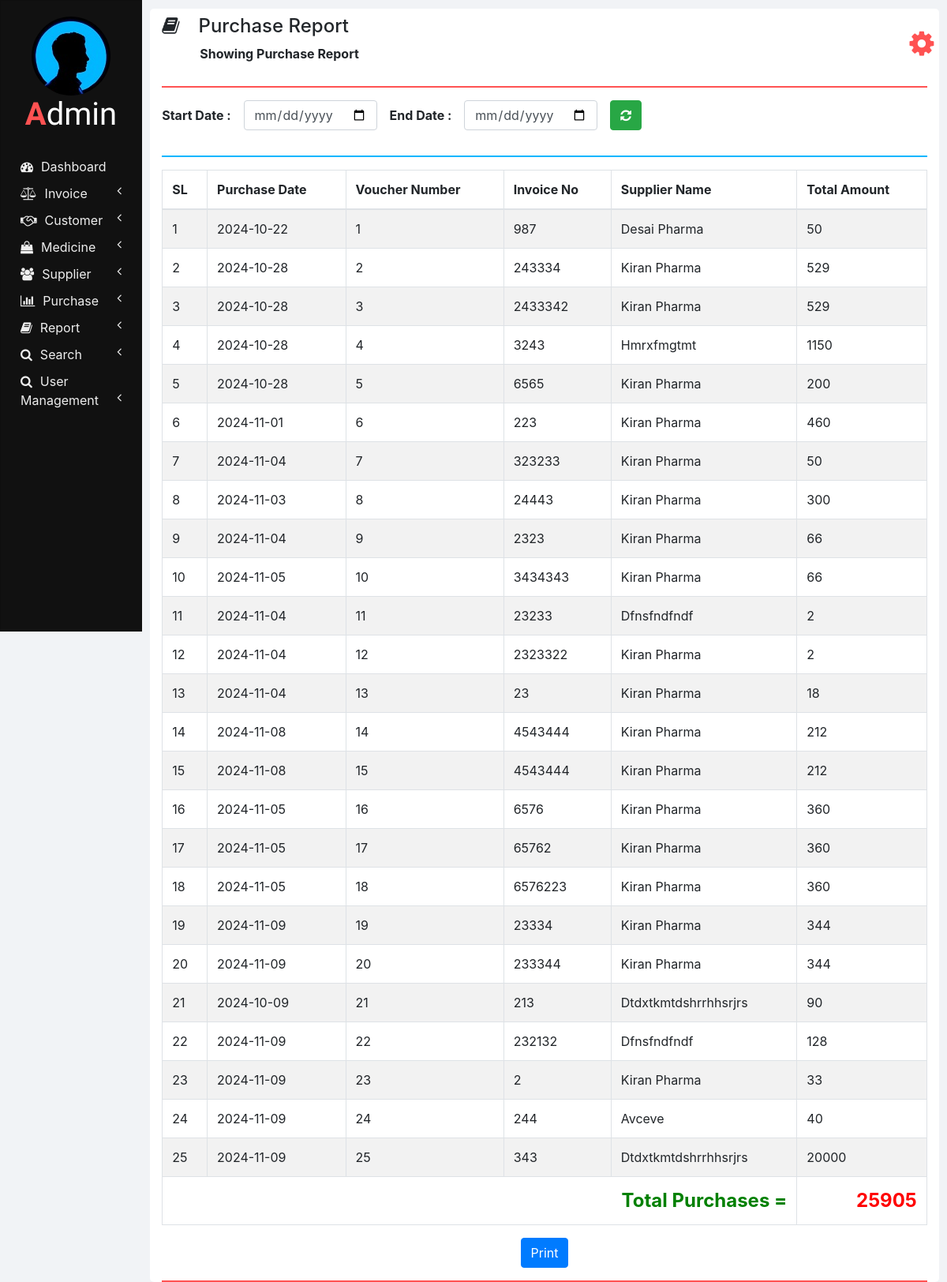
The page /purchase_report.php (signed in) on the database its author committed.
### tables this page shows
CREATE TABLE `purchases` (
  `SUPPLIER_NAME` varchar(100) NOT NULL,
  `INVOICE_NUMBER` int(11) NOT NULL,
  `VOUCHER_NUMBER` int(11) NOT NULL,
  `PURCHASE_DATE` varchar(10) NOT NULL,
  `TOTAL_AMOUNT` double NOT NULL,
  `PAYMENT_STATUS` varchar(20) NOT NULL
);

### php/report.php (the view, shortened to what this page needs)
<?php
function showPurchases($start_date, $end_date) {
  ?>
  <thead>
    <tr>
      <th>SL</th>
      <th>Purchase Date</th>
      <th>Voucher Number</th>
      <th>Invoice No</th>
      <th>Supplier Name</th>
      <th>Total Amount</th>
    </tr>
  </thead>
  <tbody>
  <?php
  require "db_connection.php";
  if($con) {
    $seq_no = 0;
    $total = 0;
    if($start_date == "" || $end_date == "")
      $query = "SELECT * FROM purchases";
    else
      $query = "SELECT * FROM purchases WHERE PURCHASE_DATE BETWEEN '$start_date' AND '$end_date'";
    $result = mysqli_query($con, $query);
    while($row = mysqli_fetch_array($result)) {
      $seq_no++;
      showPurchaseRow($seq_no, $row);
      $total = $total + $row['TOTAL_AMOUNT'];
    }
    ?>
    </tbody>
    <tfoot class="font-weight-bold">
      <tr style="text-align: right; font-size: 24px;">
        <td colspan="5" style="color: green;">&nbsp;Total Purchases =</td>
        <td style="color: red;"><?php echo $total; ?></td>
      </tr>
    </tfoot>
    <?php
  }
}
function showPurchaseRow($seq_no, $row) {
  ?>
  <tr>
    <td><?php echo $seq_no; ?></td>
    <td><?php echo $row['PURCHASE_DATE']; ?></td>
    <td><?php echo $row['VOUCHER_NUMBER']; ?></td>
    <td><?php echo $row['INVOICE_NUMBER']; ?></td>
    <td><?php echo $row['SUPPLIER_NAME'] ?></td>
    <td><?php echo $row['TOTAL_AMOUNT']; ?></td>
  </tr>
  <?php
}
  ?>

### css/sidenav.css (style rules this page uses)
body { background-color: #f1f3f6; }

### css/home.css (style rules this page uses)
html, body { height: 100vh; }

### rows shown on the page
purchases: seq_no "1", PURCHASE_DATE "2024-10-22", VOUCHER_NUMBER "1", INVOICE_NUMBER "987", SUPPLIER_NAME "Desai Pharma", TOTAL_AMOUNT "50"
purchases: seq_no "2", PURCHASE_DATE "2024-10-28", VOUCHER_NUMBER "2", INVOICE_NUMBER "243334", SUPPLIER_NAME "Kiran Pharma", TOTAL_AMOUNT "529"
purchases: seq_no "3", PURCHASE_DATE "2024-10-28", VOUCHER_NUMBER "3", INVOICE_NUMBER "2433342", SUPPLIER_NAME "Kiran Pharma", TOTAL_AMOUNT "529"
purchases: seq_no "4", PURCHASE_DATE "2024-10-28", VOUCHER_NUMBER "4", INVOICE_NUMBER "3243", SUPPLIER_NAME "Hmrxfmgtmt", TOTAL_AMOUNT "1150"
purchases: seq_no "5", PURCHASE_DATE "2024-10-28", VOUCHER_NUMBER "5", INVOICE_NUMBER "6565", SUPPLIER_NAME "Kiran Pharma", TOTAL_AMOUNT "200"
purchases: seq_no "6", PURCHASE_DATE "2024-11-01", VOUCHER_NUMBER "6", INVOICE_NUMBER "223", SUPPLIER_NAME "Kiran Pharma", TOTAL_AMOUNT "460"
purchases: seq_no "7", PURCHASE_DATE "2024-11-04", VOUCHER_NUMBER "7", INVOICE_NUMBER "323233", SUPPLIER_NAME "Kiran Pharma", TOTAL_AMOUNT "50"
purchases: seq_no "8", PURCHASE_DATE "2024-11-03", VOUCHER_NUMBER "8", INVOICE_NUMBER "24443", SUPPLIER_NAME "Kiran Pharma", TOTAL_AMOUNT "300"
purchases: seq_no "9", PURCHASE_DATE "2024-11-04", VOUCHER_NUMBER "9", INVOICE_NUMBER "2323", SUPPLIER_NAME "Kiran Pharma", TOTAL_AMOUNT "66"
purchases: seq_no "10", PURCHASE_DATE "2024-11-05", VOUCHER_NUMBER "10", INVOICE_NUMBER "3434343", SUPPLIER_NAME "Kiran Pharma", TOTAL_AMOUNT "66"
purchases: seq_no "11", PURCHASE_DATE "2024-11-04", VOUCHER_NUMBER "11", INVOICE_NUMBER "23233", SUPPLIER_NAME "Dfnsfndfndf", TOTAL_AMOUNT "2"
purchases: seq_no "12", PURCHASE_DATE "2024-11-04", VOUCHER_NUMBER "12", INVOICE_NUMBER "2323322", SUPPLIER_NAME "Kiran Pharma", TOTAL_AMOUNT "2"
purchases: seq_no "13", PURCHASE_DATE "2024-11-04", VOUCHER_NUMBER "13", INVOICE_NUMBER "23", SUPPLIER_NAME "Kiran Pharma", TOTAL_AMOUNT "18"
purchases: seq_no "14", PURCHASE_DATE "2024-11-08", VOUCHER_NUMBER "14", INVOICE_NUMBER "4543444", SUPPLIER_NAME "Kiran Pharma", TOTAL_AMOUNT "212"
purchases: seq_no "15", PURCHASE_DATE "2024-11-08", VOUCHER_NUMBER "15", INVOICE_NUMBER "4543444", SUPPLIER_NAME "Kiran Pharma", TOTAL_AMOUNT "212"
purchases: seq_no "16", PURCHASE_DATE "2024-11-05", VOUCHER_NUMBER "16", INVOICE_NUMBER "6576", SUPPLIER_NAME "Kiran Pharma", TOTAL_AMOUNT "360"
purchases: seq_no "17", PURCHASE_DATE "2024-11-05", VOUCHER_NUMBER "17", INVOICE_NUMBER "65762", SUPPLIER_NAME "Kiran Pharma", TOTAL_AMOUNT "360"
purchases: seq_no "18", PURCHASE_DATE "2024-11-05", VOUCHER_NUMBER "18", INVOICE_NUMBER "6576223", SUPPLIER_NAME "Kiran Pharma", TOTAL_AMOUNT "360"
purchases: seq_no "19", PURCHASE_DATE "2024-11-09", VOUCHER_NUMBER "19", INVOICE_NUMBER "23334", SUPPLIER_NAME "Kiran Pharma", TOTAL_AMOUNT "344"
purchases: seq_no "20", PURCHASE_DATE "2024-11-09", VOUCHER_NUMBER "20", INVOICE_NUMBER "233344", SUPPLIER_NAME "Kiran Pharma", TOTAL_AMOUNT "344"
purchases: seq_no "21", PURCHASE_DATE "2024-10-09", VOUCHER_NUMBER "21", INVOICE_NUMBER "213", SUPPLIER_NAME "Dtdxtkmtdshrrhhsrjrs", TOTAL_AMOUNT "90"
purchases: seq_no "22", PURCHASE_DATE "2024-11-09", VOUCHER_NUMBER "22", INVOICE_NUMBER "232132", SUPPLIER_NAME "Dfnsfndfndf", TOTAL_AMOUNT "128"
purchases: seq_no "23", PURCHASE_DATE "2024-11-09", VOUCHER_NUMBER "23", INVOICE_NUMBER "2", SUPPLIER_NAME "Kiran Pharma", TOTAL_AMOUNT "33"
purchases: seq_no "24", PURCHASE_DATE "2024-11-09", VOUCHER_NUMBER "24", INVOICE_NUMBER "244", SUPPLIER_NAME "Avceve", TOTAL_AMOUNT "40"
purchases: seq_no "25", PURCHASE_DATE "2024-11-09", VOUCHER_NUMBER "25", INVOICE_NUMBER "343", SUPPLIER_NAME "Dtdxtkmtdshrrhhsrjrs", TOTAL_AMOUNT "20000"

### other values the page prints
$heading "Purchase Report"
$sub_heading "Showing Purchase Report"
$total "25905"
